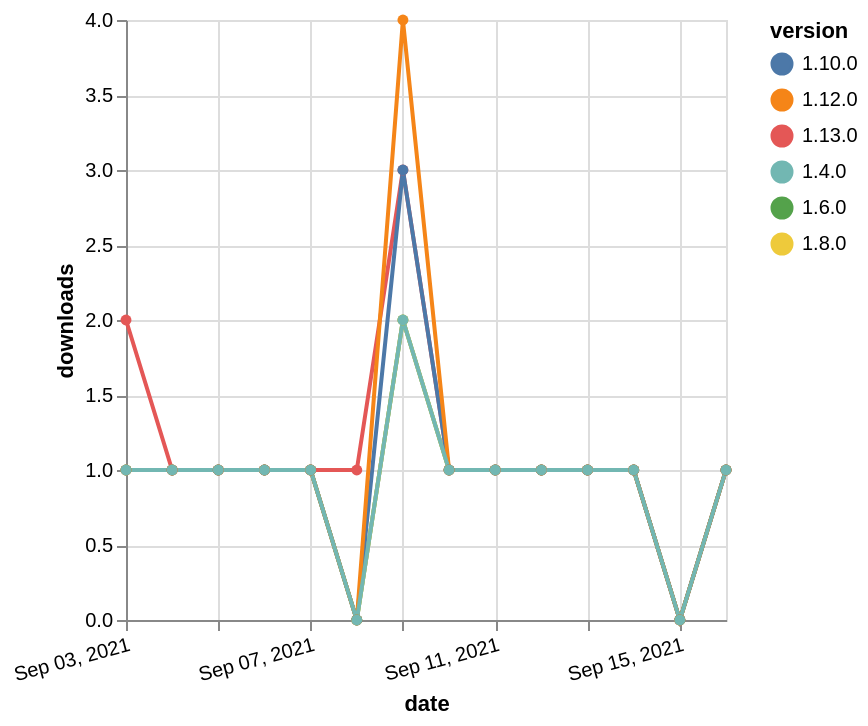

Vega-Lite specification stored for this chart:
### Vega-Lite specification from a JSON file in a GitHub repository (floating-point values rounded to 4 significant figures)
{"$schema": "https://vega.github.io/schema/vega-lite/v5.json", "description": "A simple bar chart with embedded data.", "data": {"values": [{"date": "2021-09-03", "total": 183, "delta": 1, "version": "1.6.0"}, {"date": "2021-09-04", "total": 184, "delta": 1, "version": "1.6.0"}, {"date": "2021-09-05", "total": 185, "delta": 1, "version": "1.6.0"}, {"date": "2021-09-06", "total": 186, "delta": 1, "version": "1.6.0"}, {"date": "2021-09-07", "total": 187, "delta": 1, "version": "1.6.0"}, {"date": "2021-09-08", "total": 187, "delta": 0, "version": "1.6.0"}, {"date": "2021-09-09", "total": 189, "delta": 2, "version": "1.6.0"}, {"date": "2021-09-10", "total": 190, "delta": 1, "version": "1.6.0"}, {"date": "2021-09-11", "total": 191, "delta": 1, "version": "1.6.0"}, {"date": "2021-09-12", "total": 192, "delta": 1, "version": "1.6.0"}, {"date": "2021-09-13", "total": 193, "delta": 1, "version": "1.6.0"}, {"date": "2021-09-14", "total": 194, "delta": 1, "version": "1.6.0"}, {"date": "2021-09-15", "total": 194, "delta": 0, "version": "1.6.0"}, {"date": "2021-09-16", "total": 195, "delta": 1, "version": "1.6.0"}, {"date": "2021-09-03", "total": 178, "delta": 1, "version": "1.8.0"}, {"date": "2021-09-04", "total": 179, "delta": 1, "version": "1.8.0"}, {"date": "2021-09-05", "total": 180, "delta": 1, "version": "1.8.0"}, {"date": "2021-09-06", "total": 181, "delta": 1, "version": "1.8.0"}, {"date": "2021-09-07", "total": 182, "delta": 1, "version": "1.8.0"}, {"date": "2021-09-08", "total": 182, "delta": 0, "version": "1.8.0"}, {"date": "2021-09-09", "total": 184, "delta": 2, "version": "1.8.0"}, {"date": "2021-09-10", "total": 185, "delta": 1, "version": "1.8.0"}, {"date": "2021-09-11", "total": 186, "delta": 1, "version": "1.8.0"}, {"date": "2021-09-12", "total": 187, "delta": 1, "version": "1.8.0"}, {"date": "2021-09-13", "total": 188, "delta": 1, "version": "1.8.0"}, {"date": "2021-09-14", "total": 189, "delta": 1, "version": "1.8.0"}, {"date": "2021-09-15", "total": 189, "delta": 0, "version": "1.8.0"}, {"date": "2021-09-16", "total": 190, "delta": 1, "version": "1.8.0"}, {"date": "2021-09-03", "total": 116, "delta": 2, "version": "1.13.0"}, {"date": "2021-09-04", "total": 117, "delta": 1, "version": "1.13.0"}, {"date": "2021-09-05", "total": 118, "delta": 1, "version": "1.13.0"}, {"date": "2021-09-06", "total": 119, "delta": 1, "version": "1.13.0"}, {"date": "2021-09-07", "total": 120, "delta": 1, "version": "1.13.0"}, {"date": "2021-09-08", "total": 121, "delta": 1, "version": "1.13.0"}, {"date": "2021-09-09", "total": 124, "delta": 3, "version": "1.13.0"}, {"date": "2021-09-10", "total": 125, "delta": 1, "version": "1.13.0"}, {"date": "2021-09-11", "total": 126, "delta": 1, "version": "1.13.0"}, {"date": "2021-09-12", "total": 127, "delta": 1, "version": "1.13.0"}, {"date": "2021-09-13", "total": 128, "delta": 1, "version": "1.13.0"}, {"date": "2021-09-14", "total": 129, "delta": 1, "version": "1.13.0"}, {"date": "2021-09-15", "total": 129, "delta": 0, "version": "1.13.0"}, {"date": "2021-09-16", "total": 130, "delta": 1, "version": "1.13.0"}, {"date": "2021-09-03", "total": 152, "delta": 1, "version": "1.10.0"}, {"date": "2021-09-04", "total": 153, "delta": 1, "version": "1.10.0"}, {"date": "2021-09-05", "total": 154, "delta": 1, "version": "1.10.0"}, {"date": "2021-09-06", "total": 155, "delta": 1, "version": "1.10.0"}, {"date": "2021-09-07", "total": 156, "delta": 1, "version": "1.10.0"}, {"date": "2021-09-08", "total": 156, "delta": 0, "version": "1.10.0"}, {"date": "2021-09-09", "total": 159, "delta": 3, "version": "1.10.0"}, {"date": "2021-09-10", "total": 160, "delta": 1, "version": "1.10.0"}, {"date": "2021-09-11", "total": 161, "delta": 1, "version": "1.10.0"}, {"date": "2021-09-12", "total": 162, "delta": 1, "version": "1.10.0"}, {"date": "2021-09-13", "total": 163, "delta": 1, "version": "1.10.0"}, {"date": "2021-09-14", "total": 164, "delta": 1, "version": "1.10.0"}, {"date": "2021-09-15", "total": 164, "delta": 0, "version": "1.10.0"}, {"date": "2021-09-16", "total": 165, "delta": 1, "version": "1.10.0"}, {"date": "2021-09-03", "total": 173, "delta": 1, "version": "1.12.0"}, {"date": "2021-09-04", "total": 174, "delta": 1, "version": "1.12.0"}, {"date": "2021-09-05", "total": 175, "delta": 1, "version": "1.12.0"}, {"date": "2021-09-06", "total": 176, "delta": 1, "version": "1.12.0"}, {"date": "2021-09-07", "total": 177, "delta": 1, "version": "1.12.0"}, {"date": "2021-09-08", "total": 177, "delta": 0, "version": "1.12.0"}, {"date": "2021-09-09", "total": 181, "delta": 4, "version": "1.12.0"}, {"date": "2021-09-10", "total": 182, "delta": 1, "version": "1.12.0"}, {"date": "2021-09-11", "total": 183, "delta": 1, "version": "1.12.0"}, {"date": "2021-09-12", "total": 184, "delta": 1, "version": "1.12.0"}, {"date": "2021-09-13", "total": 185, "delta": 1, "version": "1.12.0"}, {"date": "2021-09-14", "total": 186, "delta": 1, "version": "1.12.0"}, {"date": "2021-09-15", "total": 186, "delta": 0, "version": "1.12.0"}, {"date": "2021-09-16", "total": 187, "delta": 1, "version": "1.12.0"}, {"date": "2021-09-03", "total": 239, "delta": 1, "version": "1.4.0"}, {"date": "2021-09-04", "total": 240, "delta": 1, "version": "1.4.0"}, {"date": "2021-09-05", "total": 241, "delta": 1, "version": "1.4.0"}, {"date": "2021-09-06", "total": 242, "delta": 1, "version": "1.4.0"}, {"date": "2021-09-07", "total": 243, "delta": 1, "version": "1.4.0"}, {"date": "2021-09-08", "total": 243, "delta": 0, "version": "1.4.0"}, {"date": "2021-09-09", "total": 245, "delta": 2, "version": "1.4.0"}, {"date": "2021-09-10", "total": 246, "delta": 1, "version": "1.4.0"}, {"date": "2021-09-11", "total": 247, "delta": 1, "version": "1.4.0"}, {"date": "2021-09-12", "total": 248, "delta": 1, "version": "1.4.0"}, {"date": "2021-09-13", "total": 249, "delta": 1, "version": "1.4.0"}, {"date": "2021-09-14", "total": 250, "delta": 1, "version": "1.4.0"}, {"date": "2021-09-15", "total": 250, "delta": 0, "version": "1.4.0"}, {"date": "2021-09-16", "total": 251, "delta": 1, "version": "1.4.0"}]}, "width": "container", "mark": {"type": "line", "point": {"filled": true}}, "encoding": {"x": {"field": "date", "type": "temporal", "timeUnit": "yearmonthdate", "title": "date", "axis": {"labelAngle": -15}}, "y": {"field": "delta", "type": "quantitative", "title": "downloads"}, "color": {"field": "version", "type": "nominal"}, "tooltip": {"field": "delta"}}}
